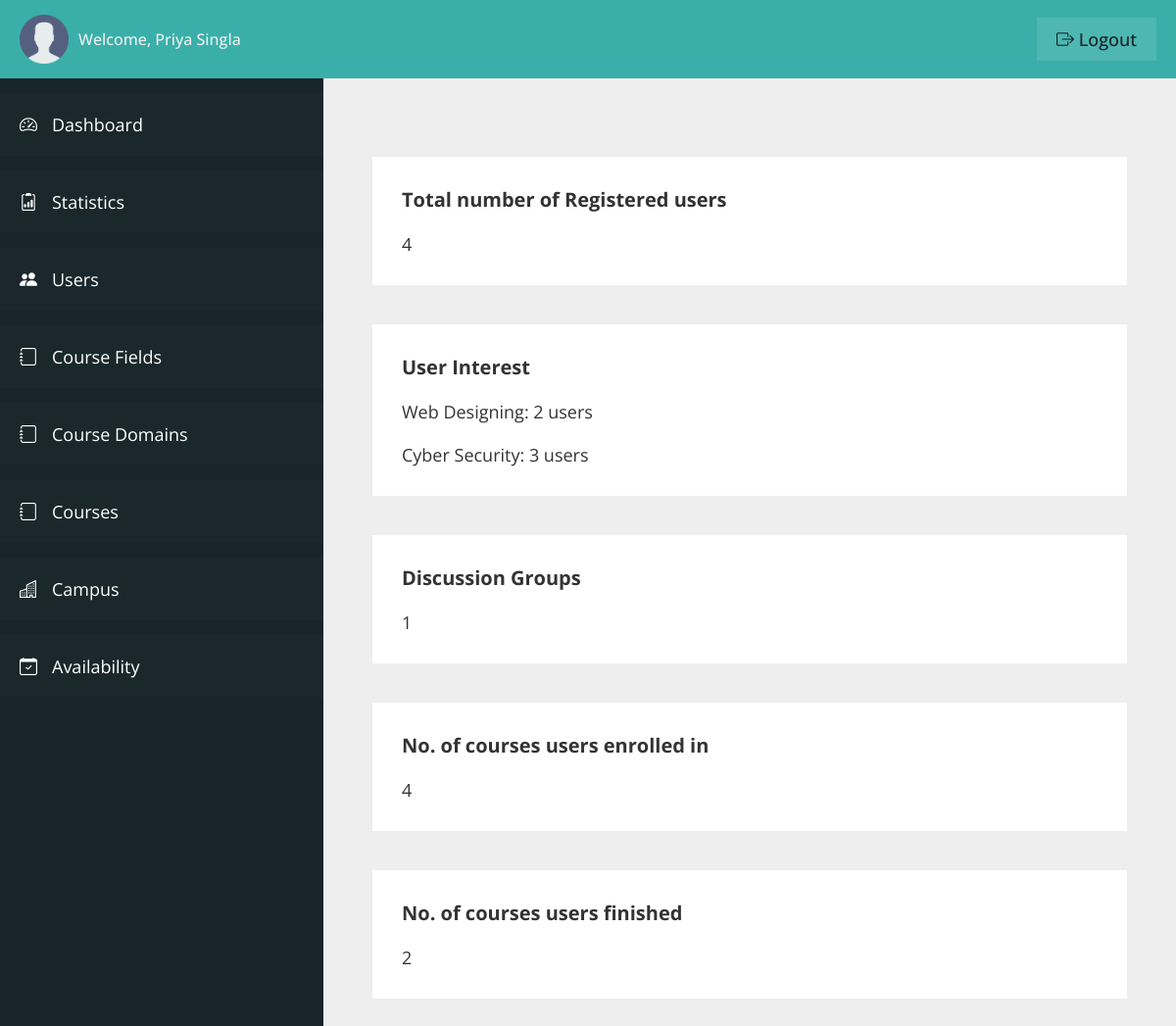
/admin/stats.php (signed in), run on the app's committed database.
### tables this page shows
CREATE TABLE `admin_table` (
  `admin_id` int(11) NOT NULL,
  `admin_first_name` varchar(100) NOT NULL,
  `admin_last_name` varchar(100) NOT NULL,
  `admin_email` varchar(100) NOT NULL,
  `admin_password` varchar(100) NOT NULL
);

CREATE TABLE `course_domain` (
  `domain_id` int(11) NOT NULL,
  `domain_field` varchar(100) NOT NULL,
  `domain_name` varchar(100) NOT NULL,
  `added_on` datetime NOT NULL DEFAULT current_timestamp()
);

### admin/stats.php (the view, shortened to what this page needs)
<?php
include "../connection.php";
?>
<!DOCTYPE html>
<html lang="en">
<head>
    <link rel="stylesheet" href="css/style.css">
    <link rel="stylesheet" href="https://cdn.jsdelivr.net/npm/bootstrap-icons@1.11.0/font/bootstrap-icons.css">
</head>
<body>
    <div class="container">
        <header class="header">
            <div class="header__left">
                <img src="../img/user.png" class="admin__header-user" alt="Admin">
                <span class="header__admin-name">Welcome,
                    <?php
                    $q = "SELECT * FROM admin_table WHERE admin_id = '" . $_SESSION['adminIdVce'] . "'";
                    $r = mysqli_query($con, $q);
                    if (mysqli_num_rows($r) > 0) {
                        $row = mysqli_fetch_array($r);
                        echo $row['admin_first_name'] . ' ' . $row['admin_last_name'];
                    }
                    ?>
                </span>
            </div>
            <div class="header__right">
                <a href="logout.php" class="header__admin-logout"><i class="bi bi-box-arrow-right"></i> logout</a>
            </div>
        </header>
        <section class="sidebar">
            <ul class="sidebar__items">
                <a href="dashboard.php" class="sidebar__item-link">
                    <li class="sidebar__item">
                        <i class="bi bi-speedometer2"></i>
                        <span>Dashboard</span>
                    </li>
                </a>
                <a href="stats.php" class="sidebar__item-link">
                    <li class="sidebar__item">
                        <i class="bi bi-clipboard2-data"></i>
                        <span>Statistics</span>
                    </li>
                </a>
                <a href="users.php" class="sidebar__item-link">
                    <li class="sidebar__item">
                        <i class="bi bi-people-fill"></i>
                        <span>Users</span>
                    </li>
                </a>
                <a href="course-fields.php" class="sidebar__item-link">
                    <li class="sidebar__item">
                        <i class="bi bi-journal"></i>
                        <span>Course Fields</span>
                    </li>
                </a>
                <a href="course-domains.php" class="sidebar__item-link">
                    <li class="sidebar__item">
                        <i class="bi bi-journal"></i>
                        <span>Course Domains</span>
                    </li>
                </a>
                <a href="courses.php" class="sidebar__item-link">
                    <li class="sidebar__item">
                        <i class="bi bi-journal"></i>
                        <span>Courses</span>
                    </li>
                </a>
                <a href="campus.php" class="sidebar__item-link">
                    <li class="sidebar__item">
                        <i class="bi bi-buildings"></i>
                        <span>Campus</span>
                    </li>
                </a>
                <a href="user-availability.php" class="sidebar__item-link">
                    <li class="sidebar__item">
                        <i class="bi bi-calendar-check"></i>
                        <span>Availability</span>
                    </li>
                </a>
            </ul>
        </section>
        <main class="main__content">
            <section class="total__users">
                <h3>Total number of Registered users</h3>
                <?php
                $select1 = "SELECT * FROM `user_table`";
                if ($query1 = mysqli_query($con, $select1)) {
                    $totalUsers = mysqli_num_rows($query1);
                ?>
                <p><?php echo $totalUsers; ?></p>
                <?php
                }
                ?>
            </section>
            <section class="user__interest">
                <h3>User Interest</h3>
                <?php
                $select2 = "SELECT * FROM `course_domain`";
                if ($query2 = mysqli_query($con, $select2)) {
                    while ($row2 = mysqli_fetch_array($query2)) {
                        $select3 = "SELECT * FROM user_interest WHERE domain_name = '" . $row2['domain_name'] . "'";
                        if ($query3 = mysqli_query($con, $select3)) {
                            $interestTotal = mysqli_num_rows($query3);
                ?>
                <p><?php echo $row2['domain_name'] . ": " . $interestTotal; ?> users</p>
                <?php }
                    }
                    ?>
                <?php
                }
                ?>
            </section>
            <section class="discussion__groups">
                <h3>Discussion Groups</h3>
                <?php
                $select4 = "SELECT * FROM `discussion_groups`";
                if ($query4 = mysqli_query($con, $select4)) {
                    $totalGroups = mysqli_num_rows($query4);
                ?>
                <p><?php echo $totalGroups; ?></p>
                <?php
                }
                ?>
            </section>
            <section class="enrolled__courses">
                <h3>No. of courses users enrolled in</h3>
                <?php
                $select5 = "SELECT * FROM `course_enrolled`";
                if ($query5 = mysqli_query($con, $select5)) {
                    $totalEnrolled = mysqli_num_rows($query5);
                ?>
                <p><?php echo $totalEnrolled; ?></p>
                <?php
                }
                ?>
            </section>
            <section class="finished__courses">
                <h3>No. of courses users finished</h3>
                <?php
                $select6 = "SELECT * FROM `course_finished`";
                if ($query6 = mysqli_query($con, $select6)) {
                    $totalFinished = mysqli_num_rows($query6);
                ?>
                <p><?php echo $totalFinished; ?></p>
                <?php
                }
                ?>
            </section>
        </main>
    </div>
</body>
</html>

### admin/css/style.css (style rules this page uses)
:root { --color-primary: #3aafa9; --color-primary-dark: #2b7a78; --color-primary-light: #def2f1; --color-secondary: #17252a; --color-secondary-dark: #101a1d; --color-secondary-light: #377084; --color-grey-light-1: #999; --color-grey-light-2: #ccc; --color-grey-light-3: #eee; --color-grey-dark-1: #242424; --color-grey-dark-2: #333; --color-grey-dark-3: #474747; --color-white: #fff; --font-default: "Open Sans", sans-serif; }
*, *::before, *::after { margin: 0; padding: 0; box-sizing: inherit; }
html { font-size: 62.5%; box-sizing: border-box; }
body { color: var(--color-grey-dark-2); font-family: var(--font-default); }
.container { height: 100vh; display: grid; grid-template-columns: 33rem 1fr; grid-template-rows: 8rem calc(100vh - 8rem); }
.header { grid-column: 1 / -1; background-color: var(--color-primary); display: flex; align-items: center; justify-content: space-between; padding: 0 2rem; }
.header__left { display: flex; align-items: center; gap: 1rem; }
.admin__header-user { width: 5rem; }
.header__admin-name { font-size: 1.6rem; color: var(--color-grey-light-3); font-weight: 500; }
.header__admin-logout:link, .header__admin-logout:visited { font-size: 1.8rem; color: var(--color-secondary); background-color: rgba(255, 255, 255, 0.1); text-decoration: none; text-transform: capitalize; font-weight: 500; padding: 1rem 2rem; transition: all 0.2s; }
.sidebar { background-color: var(--color-secondary); overflow-y: scroll; padding-top: 1.5rem; scroll-behavior: smooth; }
.sidebar__item { padding: 2rem; background-color: rgba(255, 255, 255, 0.01); margin-bottom: 1.5rem; display: flex; gap: 1.5rem; transition: all 0.2s; }
.sidebar__item-link:link, .sidebar__item-link:visited { color: var(--color-white); text-decoration: none; font-size: 1.8rem; }
.main__content { background-color: var(--color-grey-light-3); padding: 8rem 5rem; overflow-y: scroll; scroll-behavior: smooth; }
.total__users, .user__interest, .discussion__groups, .enrolled__courses, .finished__courses { background-color: var(--color-white); padding: 3rem; margin-bottom: 4rem; }
.total__users h3, .user__interest h3, .discussion__groups h3, .enrolled__courses h3, .finished__courses h3 { font-size: 2rem; }
.total__users p, .user__interest p, .discussion__groups p, .enrolled__courses p, .finished__courses p { font-size: 1.8rem; margin-top: 2rem; }

### data on the page
admin_table: admin_first_name "Priya", admin_last_name "Singla"
course_domain: domain_name "Web Designing", interestTotal "2"
course_domain: domain_name "Cyber Security", interestTotal "3"

### other printed values
$totalUsers "4"
$totalGroups "1"
$totalEnrolled "4"
$totalFinished "2"
